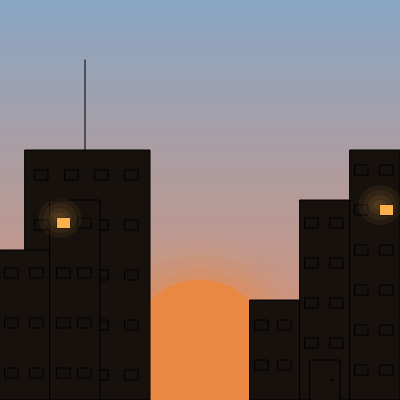
Frame 1 (no input)
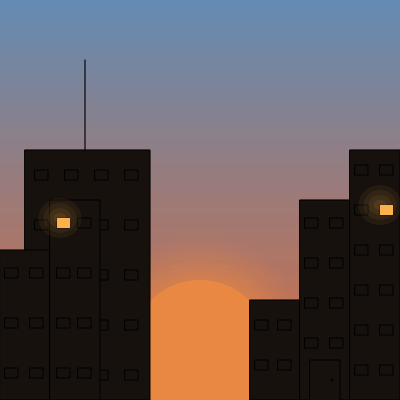
Frame 60 (no input)
Frame 120 (the mouse pressed at the canvas centre since frame 60): identical to frame 60, image omitted

The p5.js sketch that drew these frames (run headless with seeded random() and noise() and a simulated clock; from frame 60 on, the mouse is pressed at the canvas centre):

// p5.js sketch
// ── sketch.js
// Denise Marielle Menguita & Muhammad Farid Mian
// Act 2: City Night Sky Colorization & Animation

let bg1,bg2; // for gradient background
let glowColor;
let glowWindow;
let buildingColorNight; // building color

function setup() {
  createCanvas(400, 400);
  bg1 = color(100, 139, 179); // blue at top of gradient
  bg2 = color(214, 106, 60);
  
  // make sun glow
  glowColor = color(230, 136, 69);
  
  // window glow
  glowWindow = color(252, 177, 78);
  
  // building color
  buildingColorNight = color(23, 17, 14); // night
}

function draw() {
  // Gradient Background
  for(let y=0; y<height; y++){
    n = map(y,0,height,0,1);
    let newbg = lerpColor(bg1,bg2,n);
    stroke(newbg);
    line(0,y,width, y);
  }
  
  // Sun
  noStroke();
  fill(glowColor);
  ellipse(width/2, 350, 140, 140);

  // Create glowing effect by drawing semi-transparent shapes multiple times
  for (let i = 0; i < 10; i++) {
    let alpha = map(i, 5, 10, 15, 0); // Decrease opacity gradually
    fill(red(glowColor), green(glowColor), blue(glowColor), alpha);
    ellipse(width/2, 350, 140 + i * 10, 140 + i * 10);
  }
  
  // Buildings
  stroke(0);
  fill(buildingColorNight);
  
  // buildings on the left
  push();
  translate(0, 150);
  rect(25, 0, 125, 250); // big building behind
  // --- Windows for the big building using nested loops --- 
    let cols = 4;      // windows across
    let rows = 5;      // windows down (to reach the base)
    let w = 13;        // window width
    let h = 10;        // window height
    let xStart = 35;   // x position of first window
    let yStart = 20;   // y position of first window
    let xGap = 30;     // horizontal spacing between windows
    let yGap = 50;     // vertical spacing between rows
    for (let row = 0; row < rows; row++) {
      for (let col = 0; col < cols; col++) {
        let x = xStart + col * xGap;
        let y = yStart + row * yGap;
        rect(x, y, w, h);
      }
    }
    // ---
  rect(0, 100, 50, 150);
  rect(50, 70, 20, 20);
  // ----- Windows for the Small Building
  rect(5, 118, 13, 10);
  rect(5, 168, 13, 10);
  rect(5, 218, 13, 10);
  rect(30, 118, 13, 10);
  rect(30, 168, 13, 10);
  rect(30, 218, 13, 10);
  // -----
  rect(50, 50, 50, 200);
  // ---- Windows for the Medium Building
  rect(57, 68, 13, 10);
  rect(57, 118, 13, 10);
  rect(57, 168, 13, 10);
  rect(57, 218, 13, 10);
  rect(78, 68, 13, 10);
  rect(78, 118, 13, 10);
  rect(78, 168, 13, 10);
  rect(78, 218, 13, 10);
  // ----
  line(85, 0, 85, -90);
  pop();
  
  // buildings on the right
  push();
  translate(250, 150);
  rect(0, 150, 50, 100);
  // Windows for the Small Building
  rect(5, 170, 13, 10);
  rect(5, 210, 13, 10);
  rect(28, 170, 13, 10);
  rect(28, 210, 13, 10);
  // -----
  rect(50, 50, 50, 200);
  // Windows for the Medium Building
  rect(55, 68, 13, 10);
  rect(55, 108, 13, 10);
  rect(55, 148, 13, 10); // will glow
  rect(55, 188, 13, 10);
  rect(80, 68, 13, 10);
  rect(80, 108, 13, 10);
  rect(80, 148, 13, 10);
  rect(80, 188, 13, 10);
  // -----
  rect(100, 0, 50, 250);
  // windows for the big building
  rect(105, 15, 13, 10);
  rect(105, 55, 13, 10);
  rect(105, 95, 13, 10);
  rect(105, 135, 13, 10);
  rect(105, 175, 13, 10);
  rect(105, 215, 13, 10);
  rect(130, 15, 13, 10);
  rect(130, 55, 13, 10); // will glow
  rect(130, 95, 13, 10);
  rect(130, 135, 13, 10);
  rect(130, 175, 13, 10);
  rect(130, 215, 13, 10);
  //----
  // door for the medium building
  rect(60, 210, 30, 50);
  strokeWeight(3);
  point(82, 230);
  //-----
  pop();
  
  // Window Glow - Left
  noStroke();
  push();
  translate(0, 150);
  // make window glow
  fill(glowWindow);
  rect(57, 68, 13, 10);

  // Create the glowing effect by drawing semi-transparent shapes multiple times
  for (let i = 0; i < 4; i++) {
    let alpha = map(i, 3, 10, 15, 0); // Decrease opacity gradually
    fill(red(glowWindow), green(glowWindow), blue(glowWindow), alpha);
    ellipse(60, 68, 13 + i * 10, 10 + i * 10);
  }
  pop();
  
  // Window Glow - Right
  push();
  translate(250, 150);
  fill(glowWindow);
  rect(130, 55, 13, 10);
  
  for (let i = 0; i < 4; i++) {
    let alpha = map(i, 3, 10, 15, 0); // Decrease opacity gradually
    fill(red(glowWindow), green(glowWindow), blue(glowWindow), alpha);
    ellipse(130, 55, 13 + i * 10, 10 + i * 10);
  }
  pop();
}
